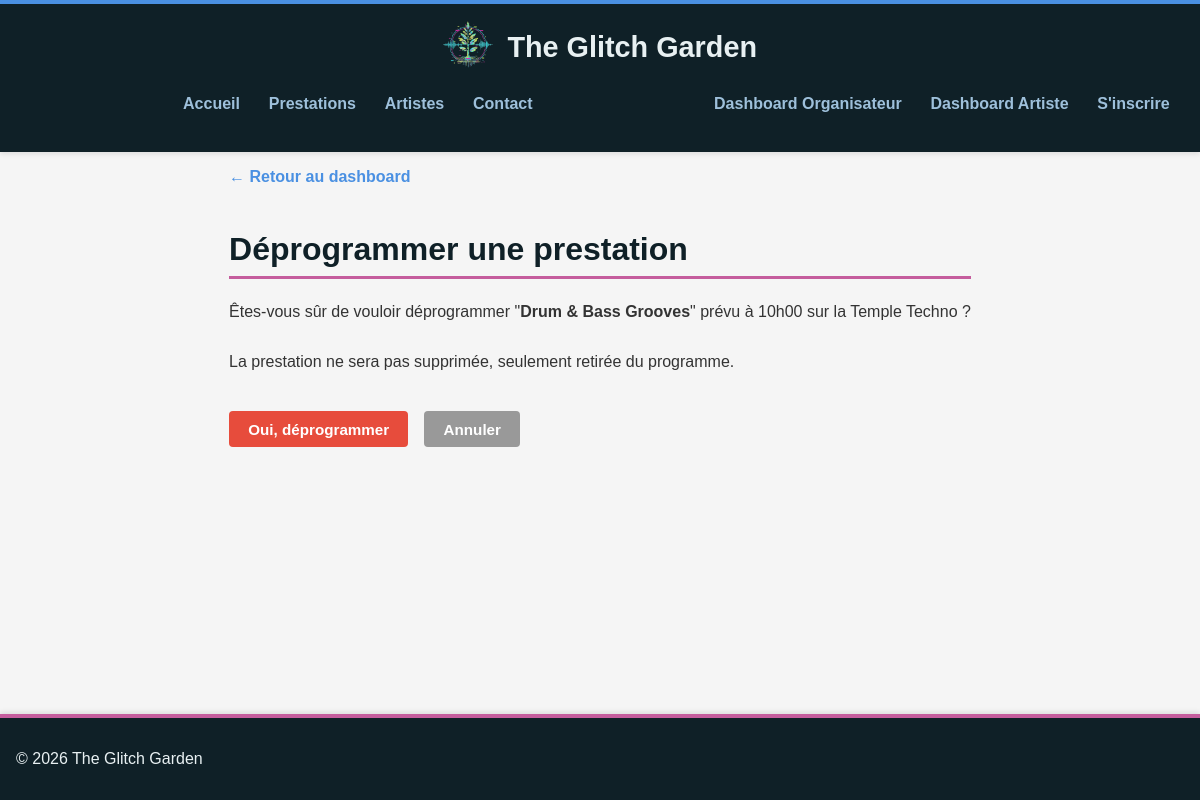
Screenshot of /deprogrammer-prestation.php?id=1 with the database file from the repository.
### tables this page shows
CREATE TABLE programmation (
    id            INT AUTO_INCREMENT PRIMARY KEY,
    prestation_id INT NOT NULL,
    scene_id      INT NOT NULL,
    heure_debut   TIME NOT NULL,
    FOREIGN KEY (prestation_id) REFERENCES prestations(id),
    FOREIGN KEY (scene_id)      REFERENCES scenes(id),
    UNIQUE (scene_id, heure_debut)
);

CREATE TABLE prestations (
    id           INT AUTO_INCREMENT PRIMARY KEY,
    titre        VARCHAR(255) NOT NULL,
    description  TEXT,
    image        VARCHAR(255),
    categorie_id INT NOT NULL,
    artiste_id   INT NOT NULL,
    FOREIGN KEY (categorie_id) REFERENCES categories(id),
    FOREIGN KEY (artiste_id)   REFERENCES utilisateurs(id)
);

CREATE TABLE scenes (
    id    INT AUTO_INCREMENT PRIMARY KEY,
    nom   VARCHAR(255) NOT NULL
);

### deprogrammer-prestation.php (the view, shortened to what this page needs)
<?php
$pdo = Database::getPDO();
$id = isset($_GET['id']) ? (int)$_GET['id'] : 0;
$req = $pdo->prepare("
    SELECT pr.id, p.titre, TIME_FORMAT(pr.heure_debut, '%Hh%i') AS heure, s.nom AS scene
    FROM programmation pr
    JOIN prestations p ON p.id = pr.prestation_id
    JOIN scenes s      ON s.id = pr.scene_id
    WHERE pr.id = :id
");
$req->execute([':id' => $id]);
$creneau = $req->fetch(PDO::FETCH_ASSOC);
include 'app/view/header.php';
?>
<a href="dashboard-organisateur.php" class="back-link">&larr; Retour au dashboard</a>
<h1 class="page-title">Déprogrammer une prestation</h1>
<p>Êtes-vous sûr de vouloir déprogrammer "<strong><?php echo htmlspecialchars($creneau['titre']); ?></strong>" prévu à <?php echo htmlspecialchars($creneau['heure']); ?> sur la <?php echo htmlspecialchars($creneau['scene']); ?> ?</p>
<p>La prestation ne sera pas supprimée, seulement retirée du programme.</p>
<form method="POST" action="deprogrammer-prestation.php?id=<?php echo $id; ?>">
    <div class="form-actions">
        <button type="submit" class="btn btn-danger">Oui, déprogrammer</button>
        <a href="dashboard-organisateur.php" class="btn btn-secondary">Annuler</a>
    </div>
</form>
<?php include 'app/view/footer.php'; ?>

### assets/css/style.css (style rules this page uses)
:root { --color-primary: #4A90E2; --color-accent: #C55D9D; --color-dark: #0F2027; --color-light: #E8F0F2; --color-text: #333333; --color-text-light: #666666; --color-background: #F5F5F5; --color-white: #FFFFFF; --color-border: #EEEEEE; --color-border-light: rgba(74, 144, 226, 0.2); --color-bg-light: rgba(74, 144, 226, 0.05); --color-nav-link: #9EC0DB; --color-muted: #999999; --color-border-dark: #DDDDDD; --color-text-dark: #222222; --color-error: #E74C3C; }
*, *::before, *::after { box-sizing: border-box; }
body { background-color: var(--color-background); color: var(--color-text); font-family: Arial, sans-serif; font-size: 1rem; margin: 0; min-height: 100vh; display: flex; flex-direction: column; }
.page-title, .section-title { font-size: 2rem; font-weight: bold; color: var(--color-dark); margin-bottom: 0.5rem; border-bottom: 3px solid var(--color-accent); padding-bottom: 0.5rem; }
.back-link, .artiste-name { color: var(--color-primary); font-weight: bold; text-decoration: none; transition: color 0.2s; }
.back-link { margin-bottom: 1.5rem; }
.btn { display: inline-block; padding: 0.6rem 1.2rem; border: none; border-radius: 4px; cursor: pointer; font-size: 0.95rem; font-weight: bold; text-decoration: none; background-color: var(--color-primary); color: white; }
.btn-danger { background-color: var(--color-error); }
.btn-secondary { background-color: var(--color-muted); }
.form-actions { margin-top: 1.5rem; display: flex; gap: 1rem; align-items: center; flex-wrap: wrap; }

### rows the page displays
programmation: prestation.titre "Drum & Bass Grooves", scene.nom "Temple Techno"

### other values shown
$creneau['heure'] "10h00"
